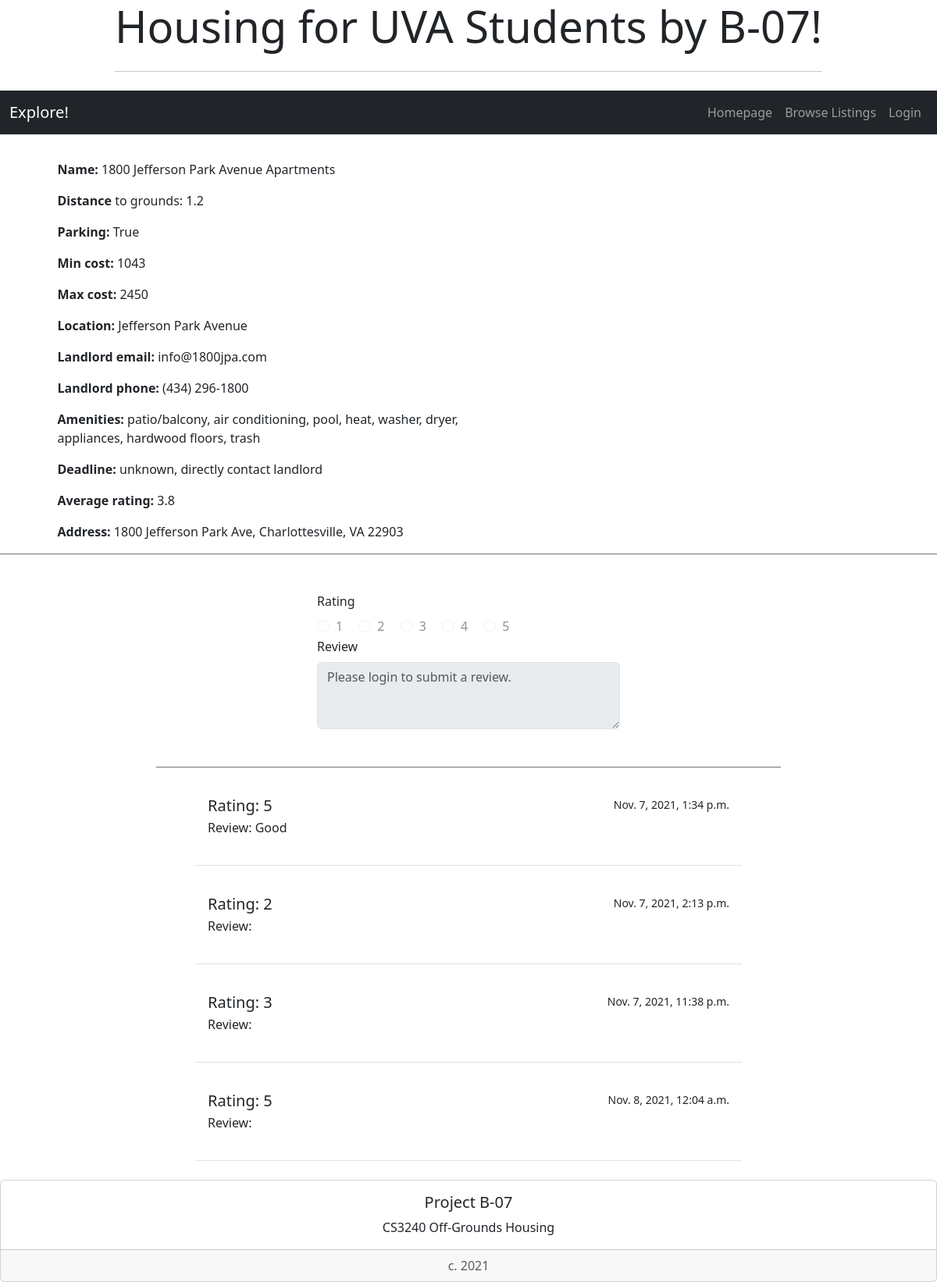
/housing/6/, run on the app's committed database.
### housing/models.py (models this page shows, shortened)
class StudentHousing(models.Model):
    name = models.CharField(max_length=200)
    distToGrounds = models.FloatField(default=0)
    parking = models.BooleanField()
    minCost = models.IntegerField(default=0)
    maxCost = models.IntegerField(default=0)
    location = models.TextField(max_length=200, null=True)
    landlordEmail = models.CharField(max_length=200, null=True)
    landlordPhone = models.CharField(max_length=200, null=True)
    amenities = models.TextField(max_length=200, null=True)
    deadline = models.CharField(max_length=200, null=True)
    averageRating = models.FloatField(default=0)
    address = models.TextField(max_length=200, null=True)
    image = models.ImageField(blank=True, null=True) #makes it optional to include an image
    lat = models.FloatField(blank=True, null=True) #leave blank
    long = models.FloatField(blank=True, null=True) #leave blank

class Review(models.Model):
    house = models.ForeignKey(StudentHousing, on_delete=models.CASCADE)
    rating = models.IntegerField(default=0)
    comment = models.TextField(max_length=200, default="")
    pub_date = models.DateTimeField('date published')

### housing/views.py (the view)
# urls.py: path('<int:pk>/', views.DetailView.as_view(), name='detail'),
class DetailView(generic.DetailView):
    model = StudentHousing
    template_name = 'housing/studentHousingOption.html'
    def get_queryset(self):
        return StudentHousing.objects

### housing/templates/housing/studentHousingOption.html (shortened to what this page needs)
<!doctype html>
<link href='https://api.mapbox.com/mapbox-gl-js/v2.3.1/mapbox-gl.css' rel='stylesheet' /> {% load bootstrap5 %} {% bootstrap_css %} {% bootstrap_javascript %} {% load socialaccount %}
<div class="container">
    <div class="col d-flex justify-content-center">
        <div class="jumbotron">
            <h1 class="display-4">Housing for UVA Students by B-07!</h1>
            <hr class="my-4">
        </div>
    </div>
</div>
<nav class="navbar navbar-expand-lg navbar-dark bg-dark border-bottom box-shadow mb-3">
    <div class="container-fluid">
        <a class="navbar-brand">Explore!</a>
        <div class="collapse navbar-collapse justify-content-end" id="navbarNav">
            <ul class="navbar-nav">
                <li class="nav-item">
                    <a class="nav-link" href="{% url 'index' %}">Homepage</a>
                </li>
                <li class="nav-item">
                    <a class="nav-link" href="{% url 'housing:studentHousingList' %}">Browse Listings</a>
                </li>
                {% if user.is_authenticated %}
                <li class="nav-item">
                    <a class="nav-link" href="{% url 'housing:logout' %}">Logout</a>
                </li>
                <li class="nav-item dropdown">
                    <a class="nav-link dropdown-toggle" data-bs-toggle="dropdown" href="#" role="button" id="dropdownMenuLink" aria-haspopup="true" aria-expanded="false">Account</a>
                    <div class="dropdown-menu" aria-labelledby="dropdownMenuLink">
                        <a class="dropdown-item nav-link" style="color:black;" href="{% url 'housing:profile' %}">Profile</a>
                        <a class="dropdown-item nav-link" style="color:black;" href="{% url 'housing:review_list' %}">Manage comments</a>
                    </div>
                </li>
                <li class="nav-item">
                    <a class="nav-link" href="{% url 'housing:submission' %}">Suggest a Listing</a>
                </li>
                {% else %}
                <li class="nav-item">
                    <a class="nav-link" href="{% provider_login_url 'google' %}">Login</a>
                </li>
                {% endif %}
            </ul>
        </div>
    </div>
</nav>
{% if studenthousing %}
    <div class="row border-bottom border-secondary">
        <div class="col-sm-7">
             <div class="offset-sm-1">
                <div class="card border-0">
                    <div class="card-body">
                        <p class='card-text'><b>Name: </b>{{ studenthousing.name }}</p>
                        <p class='card-text'><b>Distance </b>to grounds: {{ studenthousing.distToGrounds }}</p>
                        <p class='card-text'><b>Parking: </b>{{ studenthousing.parking }}</p>
                        <p class='card-text'><b>Min cost: </b>{{ studenthousing.minCost }}</p>
                        <p class='card-text'><b>Max cost: </b>{{ studenthousing.maxCost }}</p>
                        <p class='card-text'><b>Location: </b>{{ studenthousing.location }}</p>
                        <p class='card-text'><b>Landlord email: </b>{{ studenthousing.landlordEmail }}</p>
                        <p class='card-text'><b>Landlord phone: </b>{{ studenthousing.landlordPhone }}</p>
                        <p class='card-text'><b>Amenities: </b>{{ studenthousing.amenities }}</p>
                        <p class='card-text'><b>Deadline: </b>{{ studenthousing.deadline }}</p>
                        {% if studenthousing.averageRating == 0.0 %}
                            <p class='card-text'><b>Average rating: </b>No ratings yet</p>
                        {% else %}
                            <p class='card-text'><b>Average rating: </b>{{ studenthousing.averageRating }}</p>
                        {% endif %}
                        <p class='card-text'><b>Address: </b>{{ studenthousing.address }}</p>
                    </div>
                </div>
            </div>
        </div>
        <div class="col-sm-5">
            <div class="col-sm-11">
                <div class="card border-0">
                    <div class="card-body">
                        <div id='map' style='width: 500px; height: 400px; margin: auto'></div>
                    </div>
                </div>
            </div>
        </div>
    </div>
{% else %}
<p>No housing details are available.</p>
{% endif %}<br>
<div class="container col-md-8 offset-md-2 border-secondary border-bottom"><br>
<form action="{% url 'housing:review_submit' studenthousing.id %}" method="post">
    {% if user.is_authenticated %}
    <label for="FieldSet1" class="form-label col-md-6 offset-md-3">Rating</label>
    <fieldset id="FieldSet1" class="col-md-6 offset-md-3">
        <div class="form-check form-check-inline">
            <input class="form-check-input" type="radio" name="rating" id="inlineRadio1" value="1">
            <label class="form-check-label" for="inlineRadio1">1</label>
        </div>
        <div class="form-check form-check-inline">
            <input class="form-check-input" type="radio" name="rating" id="inlineRadio2" value="2">
            <label class="form-check-label" for="inlineRadio2">2</label>
        </div>
        <div class="form-check form-check-inline">
            <input class="form-check-input" type="radio" name="rating" id="inlineRadio3" value="3">
            <label class="form-check-label" for="inlineRadio3">3</label>
        </div>
        <div class="form-check form-check-inline">
            <input class="form-check-input" type="radio" name="rating" id="inlineRadio4" value="4">
            <label class="form-check-label" for="inlineRadio4">4</label>
        </div>
        <div class="form-check form-check-inline">
          <input class="form-check-input" type="radio" name="rating" id="inlineRadio5" value="5">
          <label class="form-check-label" for="inlineRadio5">5</label>
        </div>
    </fieldset>
    <div class="col-md-6 offset-md-3">
        <label for="Textarea1" class="form-label">Review</label>
        <textarea class="form-control w-100" id="Textarea1" name="comment" rows="3" placeholder="Please write your comment here."></textarea>
        <br>
        <button class="btn btn-primary offset-md-5" type="submit">Submit</button>
    </div><br> {% else %}
    <label for="FieldSet2" class="form-label col-md-6 offset-md-3">Rating</label>
    <fieldset id="FieldSet2" class="col-md-6 offset-md-3">
        <div class="form-check form-check-inline">
            <input class="form-check-input" type="radio" name="Rating" id="inlineRadio6" value=1 disabled>
            <label class="form-check-label" for="inlineRadio6">1</label>
        </div>
        <div class="form-check form-check-inline">
            <input class="form-check-input" type="radio" name="Rating" id="inlineRadio7" value=2 disabled>
            <label class="form-check-label" for="inlineRadio7">2</label>
        </div>
        <div class="form-check form-check-inline">
            <input class="form-check-input" type="radio" name="Rating" id="inlineRadio8" value=3 disabled>
            <label class="form-check-label" for="inlineRadio8">3</label>
        </div>
        <div class="form-check form-check-inline">
            <input class="form-check-input" type="radio" name="Rating" id="inlineRadio9" value=4 disabled>
            <label class="form-check-label" for="inlineRadio9">4</label>
        </div>
        <div class="form-check form-check-inline">
            <input class="form-check-input" type="radio" name="Rating" id="inlineRadio10" value=5 disabled>
            <label class="form-check-label" for="inlineRadio10">5</label>
        </div>
    </fieldset>
    <div class="col-md-6 offset-md-3">
        <label for="Textarea2" class="form-label">Review</label>
        <textarea class="form-control" id="Textarea2" name="comment" rows="3" placeholder="Please login to submit a review." disabled></textarea>
    </div><br>
    {% endif %}
</form><br>
</div><br>
<div class="list-group list-group-flush">
    {% for review in studenthousing.review_set.all %}
    <div class="list-group-item" style="margin-left: 250px; margin-right: 250px; margin-top: 5px;">
        <div class="d-flex w-100 justify-content-between">
            <h5 class="mb-1">Rating: {{review.rating}}</h5>
            <small>{{review.pub_date}}</small>
        </div>
        <p class="mb-1">Review: {{review.comment}}<br><br></p>
    </div><br> {% endfor %}
</div>
<div style="bottom:0; width:100%" class="card text-center">
    <div class="card-body">
        <h5 class="card-title">Project B-07</h5>
        <p class="card-text">CS3240 Off-Grounds Housing</p>
    </div>
    <div class="card-footer text-muted">
        c. 2021
    </div>
</div>

### data on the page
StudentHousing: name "1800 Jefferson Park Avenue Apartments", distToGrounds "1.2", parking "True", minCost "1043", maxCost "2450", location "Jefferson Park Avenue", landlordEmail "info@1800jpa.com", landlordPhone "(434) 296-1800", amenities "patio/balcony, air conditioning, pool, heat, washer, dryer, appliances, hardwood floors, trash", deadline "unknown, directly contact landlord", averageRating "3.8", address "1800 Jefferson Park Ave, Charlottesville, VA 22903"
Review: rating "5", pub_date "Nov. 7, 2021, 1:34 p.m.", comment "Good"
Review: rating "2", pub_date "Nov. 7, 2021, 2:13 p.m."
Review: rating "3", pub_date "Nov. 7, 2021, 11:38 p.m."
Review: rating "5", pub_date "Nov. 8, 2021, 12:04 a.m."
